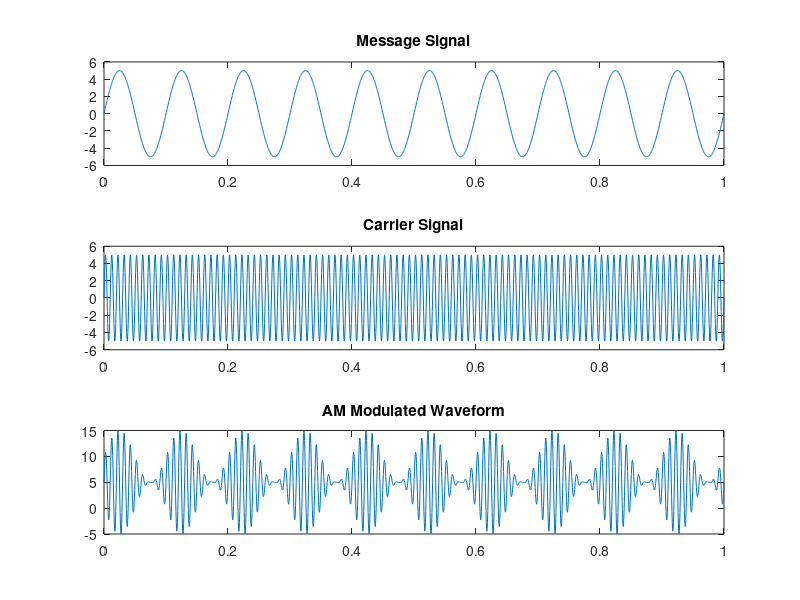

Here is the MATLAB script that generated this plot:
% Amplitude Modulation
% Message Signal
Am=5;
Ac=5;
m=1;
f=10;
fc=10*f;
F=2000;
T=1/F;
t=0:T:1;
xm=Am*sin(2*pi*f*t);
subplot(3,1,1);
plot(t,xm);
title('Message Signal');
% Carrier Signal
xc=Ac*sin(2*pi*fc*t);
subplot(3,1,2);
plot(t,xc);
title('Carrier Signal');
% Modulated Wave
y=Ac+Am*(1+m*sin(2*pi*f*t)).*sin(2*pi*fc*t);
subplot(3,1,3);
plot(t,y);
title('AM Modulated Waveform');